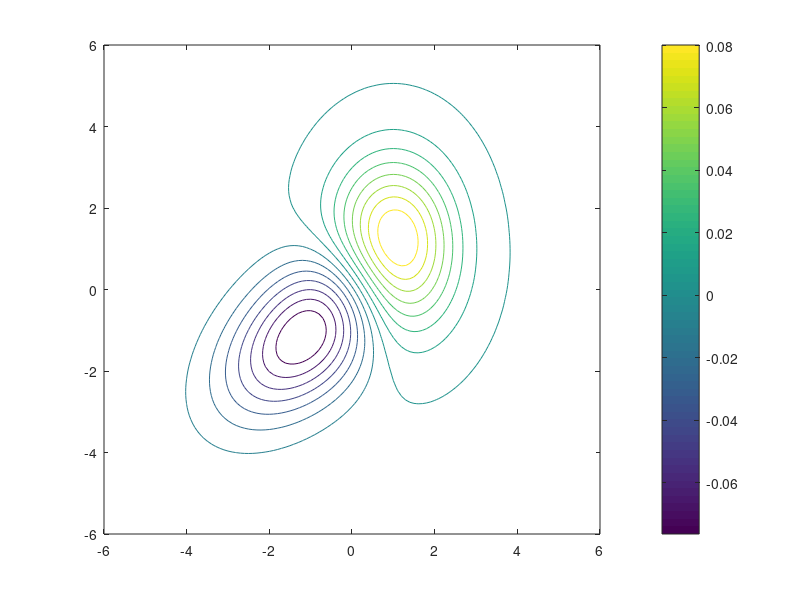

This chart was generated by the following MATLAB code:
subtract = true;    %edit as necessary
f=figure(1);
mu = [1 1];         %edit as necessary
sigma = [1 0; 0 2]; %edit as necessary
[x1, x2] = meshgrid(-6:0.1:6, -6:0.1:6); %edit bounds as necessary
[r c] = size(x1);
data = [x1(:) x2(:)];
p = mvnpdf(data, mu, sigma);
if subtract
    mu2 = [-1 -1];              %edit as necessary
    sigma2 = [2 1 ; 1 2];       %edit as necessary
    p2 = mvnpdf(data, mu2, sigma2);
    p = p - p2;
end
p = reshape(p, r, c);
contour(x1, x2, p, 15);
colorbar;
str = input('Enter a name for this image: ', 's');
if isempty(str)
    str = strcat('tmp', datestr(now));
end
print('-dpng', str);